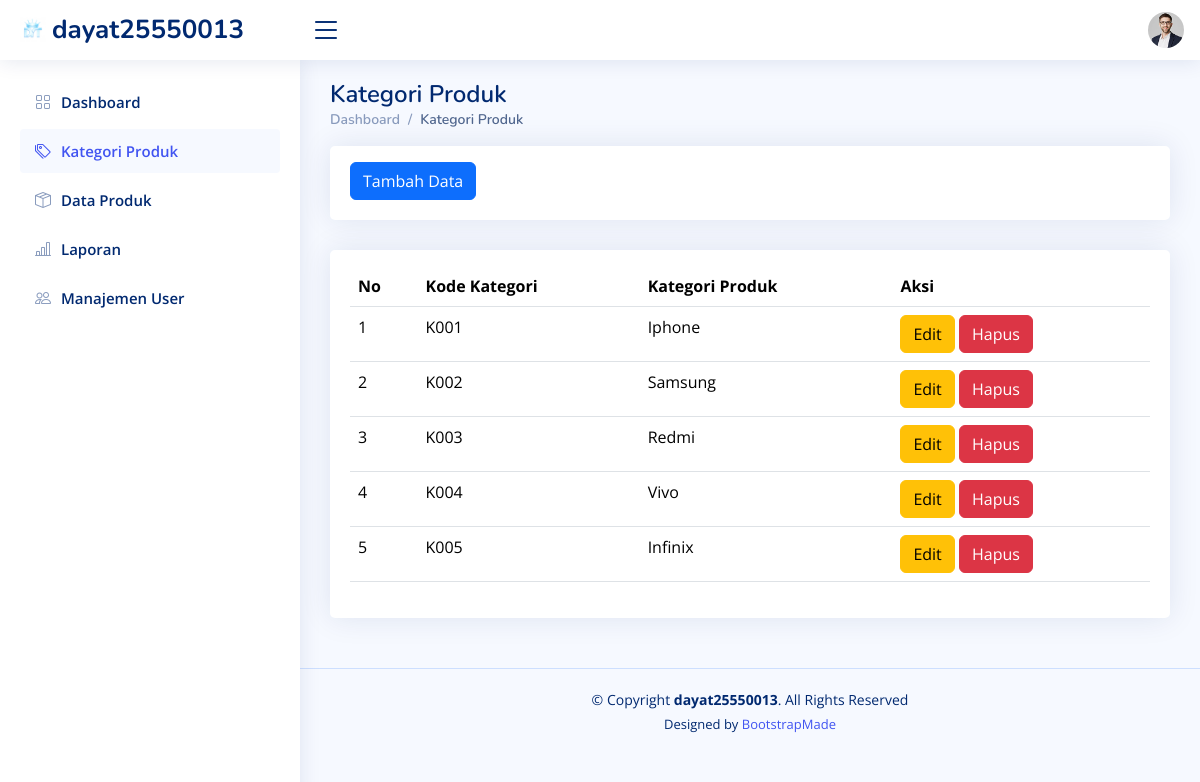
The page /forms/kategori_produk.php on the database its author committed.
### tables this page shows
CREATE TABLE `categories` (
  `id` int(11) NOT NULL,
  `kd_kat` varchar(16) NOT NULL,
  `category_name` varchar(100) NOT NULL
);

### forms/kategori_produk.php (the view, shortened to what this page needs)
<!DOCTYPE html>
<html lang="en">
<head>
  <link href="assets/vendor/bootstrap/css/bootstrap.min.css" rel="stylesheet">
  <link href="assets/vendor/bootstrap-icons/bootstrap-icons.css" rel="stylesheet">
  <link href="assets/vendor/boxicons/css/boxicons.min.css" rel="stylesheet">
  <link href="assets/vendor/quill/quill.snow.css" rel="stylesheet">
  <link href="assets/vendor/quill/quill.bubble.css" rel="stylesheet">
  <link href="assets/vendor/remixicon/remixicon.css" rel="stylesheet">
  <link href="assets/vendor/simple-datatables/style.css" rel="stylesheet">
  <link href="assets/css/style.css" rel="stylesheet">
</head>
<body>
  <header id="header" class="header fixed-top d-flex align-items-center">
    <div class="d-flex align-items-center justify-content-between">
      <a href="index.php" class="logo d-flex align-items-center">
        <img src="assets/img/logo.png" alt="">
        <span class="d-none d-lg-block">dayat25550013</span>
      </a>
      <i class="bi bi-list toggle-sidebar-btn"></i>
    </div>
    <nav class="header-nav ms-auto">
      <ul class="d-flex align-items-center">
        <li class="nav-item dropdown pe-3">
          <a class="nav-link nav-profile d-flex align-items-center pe-0" href="#" data-bs-toggle="dropdown">
            <img src="assets/img/profile-img.jpg" alt="Profile" class="rounded-circle">
          </a>
        </li>
      </ul>
    </nav>
  </header>
  <aside id="sidebar" class="sidebar">
    <ul class="sidebar-nav" id="sidebar-nav">
      <li class="nav-item">
        <a class="nav-link collapsed" href="index.php">
          <i class="bi bi-grid"></i>
          <span>Dashboard</span>
        </a>
      </li>
      <li class="nav-item">
        <a class="nav-link " href="kategori_produk.php">
          <i class="bi bi-tags"></i>
          <span>Kategori Produk</span>
        </a>
      </li>
      <li class="nav-item">
        <a class="nav-link collapsed" href="produk.php">
          <i class="bi bi-box-seam"></i>
          <span>Data Produk</span>
        </a>
      </li>
      <li class="nav-item">
        <a class="nav-link collapsed" href="laporan.php">
          <i class="bi bi-bar-chart-line"></i>
          <span>Laporan</span>
        </a>
      </li>
      <li class="nav-item">
        <a class="nav-link collapsed" href="user.php">
          <i class="bi bi-people"></i>
          <span>Manajemen User</span>
        </a>
      </li>
    </ul>
  </aside>
  <main id="main" class="main">
    <div class="pagetitle">
      <h1>Kategori Produk</h1>
      <nav>
        <ol class="breadcrumb">
          <li class="breadcrumb-item"><a href="index.php">Dashboard</a></li>
          <li class="breadcrumb-item active">Kategori Produk</li>
        </ol>
      </nav>
    </div>
      <div class="row">
        <div class="col-lg-12">
          <div class="card">
            <div class="card-body mt-3">
              <a href="t_kat.php" class="btn btn-primary">Tambah Data</a>
            </div>
          </div>
        </div>
      </div>
    <section class="section">
      <div class="row">
        <div class="col-lg-12">
          <div class="card">
            <div class="card-body mt-3">
              <table class="table datatable">
                <thead>
                  <tr>
                    <th scope="col">No</th>
                    <th scope="col">Kode Kategori</th>
                    <th scope="col">Kategori Produk</th>
                    <th scope="col">Aksi</th>
                  </tr>
                </thead>
                <tbody>
                  <?php
                  include "koneksi.php";
                  $no = 1;
                  $sql = mysqli_query($conn, "SELECT * FROM categories");
                  while ($data = mysqli_fetch_array($sql)) {
                  ?>
                    <tr>
                      <td><?php echo $no++; ?></td>
                      <td><?php echo $data['kd_kat']; ?></td>
                      <td><?php echo $data['category_name']; ?></td>
                      <td>
                        <a href="e_kat.php?id=<?php echo $data['id']; ?>" class="btn btn-warning">Edit</a>
                        <a href="h_kat.php?id=<?php echo $data['id']; ?>" class="btn btn-danger" onclick="return confirm('Apakah Anda Yakin Ingin Menghapus Data?')">Hapus</a>
                      </td>
                    </tr>
                  <?php } ?>
                </tbody>
              </table>
            </div>
          </div>
        </div>
      </div>
    </section>
  </main>
  <footer id="footer" class="footer">
    <div class="copyright">
      &copy; Copyright <strong><span>dayat25550013</span></strong>. All Rights Reserved
    </div>
    <div class="credits">
      Designed by <a href="https://bootstrapmade.com/">BootstrapMade</a>
    </div>
  </footer>
</body>
</html>

### assets/css/style.css (style rules this page uses)
:root { scroll-behavior: smooth; }
body { font-family: "Open Sans", sans-serif; background: #f6f9ff; color: #444444; }
a { color: #4154f1; text-decoration: none; }
h1, h2, h3, h4, h5, h6 { font-family: "Nunito", sans-serif; }
#main { margin-top: 60px; padding: 20px 30px; transition: all 0.3s; }
.pagetitle { margin-bottom: 10px; }
.pagetitle h1 { font-size: 24px; margin-bottom: 0; font-weight: 600; color: #012970; }
.card { margin-bottom: 30px; border: none; border-radius: 5px; box-shadow: 0px 0 30px rgba(1, 41, 112, 0.1); }
.card-body { padding: 0 20px 20px 20px; }
.breadcrumb { font-size: 14px; font-family: "Nunito", sans-serif; color: #899bbd; font-weight: 600; }
.breadcrumb a { color: #899bbd; transition: 0.3s; }
.breadcrumb .breadcrumb-item::before { color: #899bbd; }
.breadcrumb .active { color: #51678f; font-weight: 600; }
.logo { line-height: 1; }
@media (min-width: 1200px) { .logo { width: 280px; } }
.logo img { max-height: 26px; margin-right: 6px; }
.logo span { font-size: 26px; font-weight: 700; color: #012970; font-family: "Nunito", sans-serif; }
.header { transition: all 0.5s; z-index: 997; height: 60px; box-shadow: 0px 2px 20px rgba(1, 41, 112, 0.1); background-color: #fff; padding-left: 20px; }
.header .toggle-sidebar-btn { font-size: 32px; padding-left: 10px; cursor: pointer; color: #012970; }
.header-nav ul { list-style: none; }
.header-nav>ul { margin: 0; padding: 0; }
.header-nav .nav-profile { color: #012970; }
.header-nav .nav-profile img { max-height: 36px; }
.sidebar { position: fixed; top: 60px; left: 0; bottom: 0; width: 300px; z-index: 996; transition: all 0.3s; padding: 20px; overflow-y: auto; scrollbar-width: thin; scrollbar-color: #aab7cf transparent; box-shadow: 0px 0px 20px rgba(1, 41, 112, 0.1); background-color: #fff; }
@media (min-width: 1200px) { #main, #footer { margin-left: 300px; } }
.sidebar-nav { padding: 0; margin: 0; list-style: none; }
.sidebar-nav li { padding: 0; margin: 0; list-style: none; }
.sidebar-nav .nav-item { margin-bottom: 5px; }
.sidebar-nav .nav-link { display: flex; align-items: center; font-size: 15px; font-weight: 600; color: #4154f1; transition: 0.3; background: #f6f9ff; padding: 10px 15px; border-radius: 4px; }
.sidebar-nav .nav-link i { font-size: 16px; margin-right: 10px; color: #4154f1; }
.sidebar-nav .nav-link.collapsed { color: #012970; background: #fff; }
.sidebar-nav .nav-link.collapsed i { color: #899bbd; }
.footer { padding: 20px 0; font-size: 14px; transition: all 0.3s; border-top: 1px solid #cddfff; }
.footer .copyright { text-align: center; color: #012970; }
.footer .credits { padding-top: 5px; text-align: center; font-size: 13px; color: #012970; }

### rows shown on the page
categories: kd_kat "K001", category_name "Iphone"
categories: kd_kat "K002", category_name "Samsung"
categories: kd_kat "K003", category_name "Redmi"
categories: kd_kat "K004", category_name "Vivo"
categories: kd_kat "K005", category_name "Infinix"
